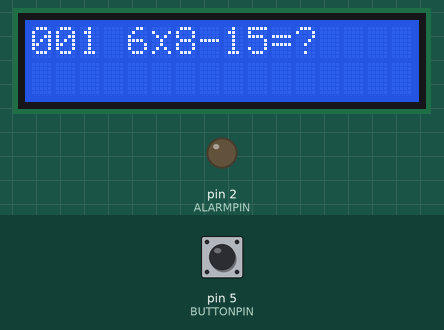
The sketch below on a simulated Arduino Nano, built with avr-gcc and run on an emulated ATmega328P. Shown: 16×2 character LCD, output pins drawn as LEDs (lit = HIGH). Dashed ring = blinking. The test bench sets the inputs (shaded band); at power-on: pin 5 (BUTTONPIN) LOW. Random numbers use the default seed unless the sketch sets one.

Above: at 2.3 s.
2.4 s: pin 5 (BUTTONPIN) pulled HIGH for 0.15 s
At 3.2 s:
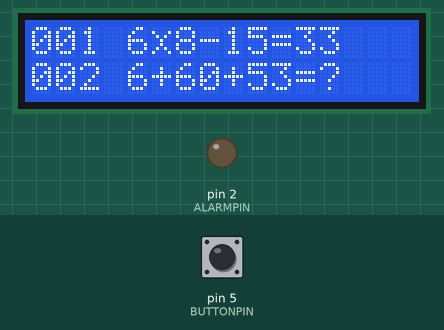
4.0 s: pin 5 (BUTTONPIN) pulled HIGH for 1 s
At 5.3 s:
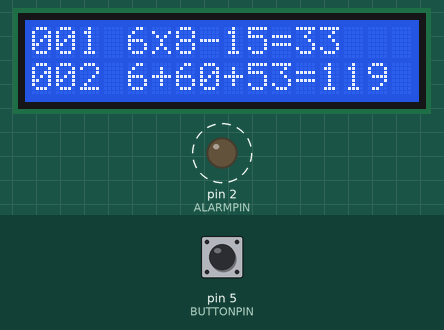
7.1 s: pin 5 (BUTTONPIN) pulled HIGH for 0.15 s
At 8.0 s:
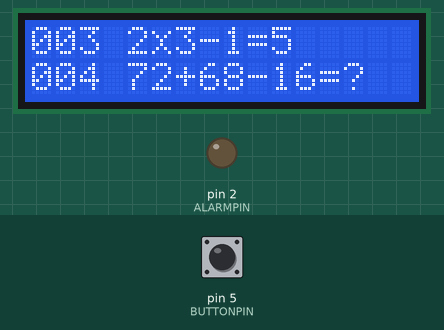
8.7 s: pin 5 (BUTTONPIN) pulled HIGH for 3.2 s
At 10.0 s:
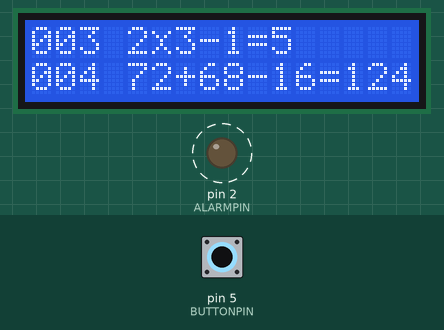
13.4 s: pin 5 (BUTTONPIN) pulled HIGH for 0.15 s
At 14.0 s:
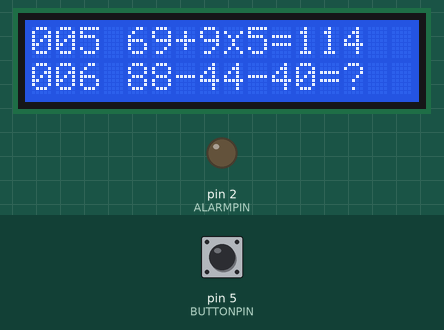
15.0 s: pin 5 (BUTTONPIN) pulled HIGH for 1 s
At 16.0 s:
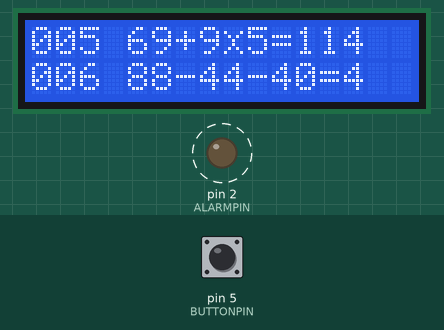
Timing chart, 0 to 18.2 s (numbered marks = the images above; inputs shaded):
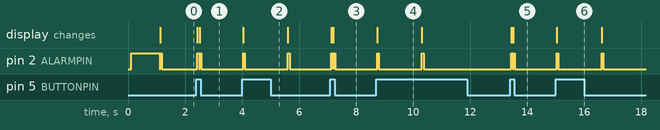

The sketch:

NANO-MathToyMix100-1602.ino
```cpp
#include <Wire.h>
#include <LiquidCrystal_I2C_Arduino.h>

#define BUTTONPIN  5
#define ALARMPIN 2
// Set the LCD address to 0x27 for a 16 chars and 2 line display
LiquidCrystal_I2C display(0x27, 16, 2);

#define MAXQUESTIONS 100
int intInitialPosition = 0;
int intCurrentStage = 0;
int intFirstOperationType = 1; // 1-plus, 2-minus, 3-multiply
int intSecondOperationType = 1; // 1-plus, 2-minus, 3-multiply

int intFirstNumber = 1;
int intSecondNumber = 1;
int intThirdNumber = 1;

String strQuestion1 = "";
String strQuestion2 = "";

int intResult1 = 0;
int intResult2 = 0;

int intResult1Position = 0;
int intResult2Position = 0;

int intQuestionCounter = 1;

String strPlusSign;
String strMinusSign;
String strMultiplySign;
String strDivideySign;
String strEqualSign;

int buttonState;             // the current reading from the input pin
int lastButtonState = LOW;   // the previous reading from the input pin

// the following variables are unsigned longs because the time, measured in
// milliseconds, will quickly become a bigger number than can be stored in an int.
unsigned long lastDebounceTime = 0;  // the last time the output pin was toggled
unsigned long debounceDelay = 30;    // the debounce time; increase if the output flickers

byte multiply[8] = {
  0b00000,
  0b10001,
  0b01010,
  0b00100,
  0b00100,
  0b01010,
  0b10001,
  0b00000
};

byte plus[8] = {
  0b00000,
  0b00100,
  0b00100,
  0b11111,
  0b00100,
  0b00100,
  0b00000,
  0b00000
};

byte minus[8] = {
  0b00000,
  0b00000,
  0b00000,
  0b11111,
  0b00000,
  0b00000,
  0b00000,
  0b00000
};

byte divide[8] = {
  0b00000,
  0b00100,
  0b00000,
  0b11111,
  0b00000,
  0b00100,
  0b00000,
  0b00000
};

void setup()
{
  Serial.begin(115200);
  pinMode(BUTTONPIN, INPUT);
  pinMode(ALARMPIN, OUTPUT);

  display.begin();
  display.backlight();
  display.createChar(1, minus);
  display.createChar(2, multiply);
  display.createChar(3, divide);
  display.createChar(4, plus);
  display.clear();
  display.setCursor(6, 0);
  display.print("Mixed");
  display.setCursor(4, 1);
  display.print("Practice");
  randomSeed(analogRead(0));
  digitalWrite(ALARMPIN, HIGH);
  delay(1000);
  digitalWrite(ALARMPIN, LOW);
  strPlusSign  = String((char)4);
  strMinusSign  = String((char)1);
  strMultiplySign  = String((char)2);
  strDivideySign  = String((char)3);
  strEqualSign  = String((char)61);
  if (MAXQUESTIONS > 99)
  {
    intInitialPosition = 4;
  }
  else if (MAXQUESTIONS > 9)
  {
    intInitialPosition = 3;
  }
  else
  {
    intInitialPosition = 2;
  }
}

void generateQuestion1() {
  intFirstOperationType = random(1, 4); // 1-plus, 2-minus, 3-multiply
  if (intFirstOperationType == 3)
  {
    intSecondOperationType = random(1, 3);
    intFirstNumber = random(1, 10);
    intSecondNumber = random(1, 10);
    if (intSecondOperationType == 2)
    {
      intThirdNumber = random(1, intFirstNumber * intSecondNumber);
      strQuestion1 =  String(intFirstNumber) + strMultiplySign + String(intSecondNumber) + strMinusSign + String(intThirdNumber) + strEqualSign + "?";
      intResult1 = intFirstNumber * intSecondNumber - intThirdNumber;
    }
    else
    {
      intThirdNumber = random(1, 100);
      strQuestion1 =  String(intFirstNumber) + strMultiplySign + String(intSecondNumber) + strPlusSign + String(intThirdNumber) + strEqualSign + "?";
      intResult1 = intFirstNumber * intSecondNumber + intThirdNumber;
    }
  }
  else if (intFirstOperationType == 2)
  {
    intSecondOperationType = random(1, 4);
    intFirstNumber = random(50, 100);
    if (intSecondOperationType == 1)
    {
      intSecondNumber = random(0, intFirstNumber);
      intThirdNumber = random(1, 100);
      strQuestion1 =  String(intFirstNumber) + strMinusSign + String(intSecondNumber) + strPlusSign + String(intThirdNumber) + strEqualSign + "?";
      intResult1 = intFirstNumber - intSecondNumber + intThirdNumber;
    }
    else if (intSecondOperationType == 2)
    {
      intSecondNumber = random(30, intFirstNumber);
      intThirdNumber = random(1, (intFirstNumber - intSecondNumber));
      strQuestion1 =  String(intFirstNumber) + strMinusSign + String(intSecondNumber) + strMinusSign + String(intThirdNumber) + strEqualSign + "?";
      intResult1 = intFirstNumber - intSecondNumber - intThirdNumber;
    }
    else // multiply
    {
      intSecondNumber = random(1, 10);
      intThirdNumber = random(1, 10);
      intFirstNumber = random(intSecondNumber * intThirdNumber, 100);
      strQuestion1 =  String(intFirstNumber) + strMinusSign + String(intSecondNumber) + strMultiplySign + String(intThirdNumber) + strEqualSign + "?";
      intResult1 = intFirstNumber - (intSecondNumber * intThirdNumber);
    }
  }
  else // first operation is plus
  {
    intSecondOperationType = random(1, 4);
    intFirstNumber = random(1, 100);
    if (intSecondOperationType == 1)
    {
      intSecondNumber = random(1, 100);
      intThirdNumber = random(1, 100);
      strQuestion1 =  String(intFirstNumber) + strPlusSign + String(intSecondNumber) + strPlusSign + String(intThirdNumber) + strEqualSign + "?";
      intResult1 = intFirstNumber + intSecondNumber + intThirdNumber;
    }
    else if (intSecondOperationType == 2)
    {
      intSecondNumber = random(1, 100);
      intThirdNumber = random(1, intFirstNumber + intSecondNumber); // subtract from the running total
      strQuestion1 =  String(intFirstNumber) + strPlusSign + String(intSecondNumber) + strMinusSign + String(intThirdNumber) + strEqualSign + "?";
      intResult1 = intFirstNumber + intSecondNumber - intThirdNumber;
    }
    else
    {
      intSecondNumber = random(1, 10);
      intThirdNumber = random(1, 10);
      strQuestion1 =  String(intFirstNumber) + strPlusSign + String(intSecondNumber) + strMultiplySign + String(intThirdNumber) + strEqualSign + "?";
      intResult1 = intFirstNumber + (intSecondNumber * intThirdNumber);
    }
  }
  intResult1Position = strQuestion1.length() + intInitialPosition - 1;
}

void generateQuestion2() {
  intFirstOperationType = random(1, 4); // 1-plus, 2-minus, 3-multiply
  if (intFirstOperationType == 3)
  {
    intSecondOperationType = random(1, 3);
    intFirstNumber = random(1, 10);
    intSecondNumber = random(1, 10);
    if (intSecondOperationType == 2)
    {
      intThirdNumber = random(1, intFirstNumber * intSecondNumber);
      strQuestion2 =  String(intFirstNumber) + strMultiplySign + String(intSecondNumber) + strMinusSign + String(intThirdNumber) + strEqualSign + "?";
      intResult2 = intFirstNumber * intSecondNumber - intThirdNumber;
    }
    else
    {
      intThirdNumber = random(1, 100);
      strQuestion2 =  String(intFirstNumber) + strMultiplySign + String(intSecondNumber) + strPlusSign + String(intThirdNumber) + strEqualSign + "?";
      intResult2 = intFirstNumber * intSecondNumber + intThirdNumber;
    }
  }
  else if (intFirstOperationType == 2)
  {
    intSecondOperationType = random(1, 4);
    intFirstNumber = random(50, 100);
    if (intSecondOperationType == 1)
    {
      intSecondNumber = random(0, intFirstNumber);
      intThirdNumber = random(1, 100);
      strQuestion2 =  String(intFirstNumber) + strMinusSign + String(intSecondNumber) + strPlusSign + String(intThirdNumber) + strEqualSign + "?";
      intResult2 = intFirstNumber - intSecondNumber + intThirdNumber;
    }
    else if (intSecondOperationType == 2)
    {
      intSecondNumber = random(30, intFirstNumber);
      intThirdNumber = random(1, (intFirstNumber - intSecondNumber));
      strQuestion2 =  String(intFirstNumber) + strMinusSign + String(intSecondNumber) + strMinusSign + String(intThirdNumber) + strEqualSign + "?";
      intResult2 = intFirstNumber - intSecondNumber - intThirdNumber;
    }
    else // multiply
    {
      intSecondNumber = random(1, 10);
      intThirdNumber = random(1, 10);
      intFirstNumber = random(intSecondNumber * intThirdNumber, 100);
      strQuestion2 =  String(intFirstNumber) + strMinusSign + String(intSecondNumber) + strMultiplySign + String(intThirdNumber) + strEqualSign + "?";
      intResult2 = intFirstNumber - (intSecondNumber * intThirdNumber);
    }
  }
  else // first operation is plus
  {
    intSecondOperationType = random(1, 4);
    intFirstNumber = random(1, 100);
    if (intSecondOperationType == 1)
    {
      intSecondNumber = random(1, 100);
      intThirdNumber = random(1, 100);
      strQuestion2 =  String(intFirstNumber) + strPlusSign + String(intSecondNumber) + strPlusSign + String(intThirdNumber) + strEqualSign + "?";
      intResult2 = intFirstNumber + intSecondNumber + intThirdNumber;
    }
    else if (intSecondOperationType == 2)
    {
      intSecondNumber = random(1, 100);
      intThirdNumber = random(1, intFirstNumber + intSecondNumber); // subtract from the running total
      strQuestion2 =  String(intFirstNumber) + strPlusSign + String(intSecondNumber) + strMinusSign + String(intThirdNumber) + strEqualSign + "?";
      intResult2 = intFirstNumber + intSecondNumber - intThirdNumber;
    }
    else
    {
      intSecondNumber = random(1, 10);
      intThirdNumber = random(1, 10);
      strQuestion2 =  String(intFirstNumber) + strPlusSign + String(intSecondNumber) + strMultiplySign + String(intThirdNumber) + strEqualSign + "?";
      intResult2 = intFirstNumber + (intSecondNumber * intThirdNumber);
    }
  }
  intResult2Position = strQuestion2.length() + intInitialPosition - 1;
}

void loop()
{
  if (intQuestionCounter > MAXQUESTIONS)
  {
    intQuestionCounter = 1;
  }
  if (intCurrentStage == 0)
  {
    generateQuestion1();
    display.clear();
    display.setCursor(0, 0);
    if (MAXQUESTIONS > 99)
    {
      if (intQuestionCounter < 10)
      {
        display.print("00");
      }
      else if (intQuestionCounter < 100)
      {
        display.print("0");
      }
    }
    else if (MAXQUESTIONS > 9)
    {
      if (intQuestionCounter < 10)
      {
        display.print("0");
      }
    }

    display.print(intQuestionCounter);
    intQuestionCounter++;
    display.setCursor(intInitialPosition, 0);
    display.print(strQuestion1);
    shortBeep();
    intCurrentStage++;
  }
  else if (intCurrentStage == 2)
  {
    generateQuestion2();
    display.setCursor(0, 1);
    if (MAXQUESTIONS > 99)
    {
      if (intQuestionCounter < 10)
      {
        display.print("00");
      }
      else if (intQuestionCounter < 100)
      {
        display.print("0");
      }
    }
    else if (MAXQUESTIONS > 9)
    {
      if (intQuestionCounter < 10)
      {
        display.print("0");
      }
    }
    display.print(intQuestionCounter);
    intQuestionCounter++;
    display.setCursor(intInitialPosition, 1);
    display.print(strQuestion2);
    shortBeep();
    intCurrentStage++;
  }

  int reading = digitalRead(BUTTONPIN);
  if (reading != lastButtonState) {
    lastDebounceTime = millis();
  }

  if ((millis() - lastDebounceTime) > debounceDelay)
  {
    if (reading != buttonState)
    {
      buttonState = reading;
      if (buttonState == HIGH)
      {
        if (intCurrentStage == 1)
        {
          display.setCursor(intResult1Position, 0);
          display.print(intResult1);
          shortBeep();
          intCurrentStage++;
        }
        else if (intCurrentStage == 3)
        {
          display.setCursor(intResult2Position, 1);
          display.print(intResult2);
          shortBeep();
          delay(1500);
          intCurrentStage = 0;
        }
      }
    }
  }
  lastButtonState = reading;
}

void shortBeep() {
  digitalWrite(ALARMPIN, HIGH);
  delay(60);
  digitalWrite(ALARMPIN, LOW);
}
```

Measured:
- after the input at 2.4 s, pin 2 (ALARMPIN): alternates HIGH for 0.06 s and LOW for 0.01 s, 4 changes in all, then stays LOW, starting at once; the display: first changes at once (image 1 shows a later state)
- after the input at 4.0 s, pin 2 (ALARMPIN): alternates HIGH for 0.06 s and LOW for 1.5 s, starting at once; the display: changes at once (image 2)
- after the input at 7.1 s, pin 2 (ALARMPIN): alternates HIGH for 0.06 s and LOW for 0.01 s, 4 changes in all, then stays LOW, starting at once; the display: first changes at once (image 3 shows a later state)
- after the input at 8.7 s, pin 2 (ALARMPIN): alternates HIGH for 0.06 s and LOW for 1.5 s, 4 changes in all, then stays LOW, starting at once; the display: changes at once (image 4)
- after the input at 13.4 s, pin 2 (ALARMPIN): alternates HIGH for 0.06 s and LOW for 0.01 s, 4 changes in all, then stays LOW, starting at once; the display: first changes at once (image 5 shows a later state)
- after the input at 15.0 s, pin 2 (ALARMPIN): alternates HIGH for 0.06 s and LOW for 1.5 s, starting at once; the display: changes at once (image 6)
- what the display in image 4 shows lasts 1.6 s, from 8.7 s to 10.3 s
